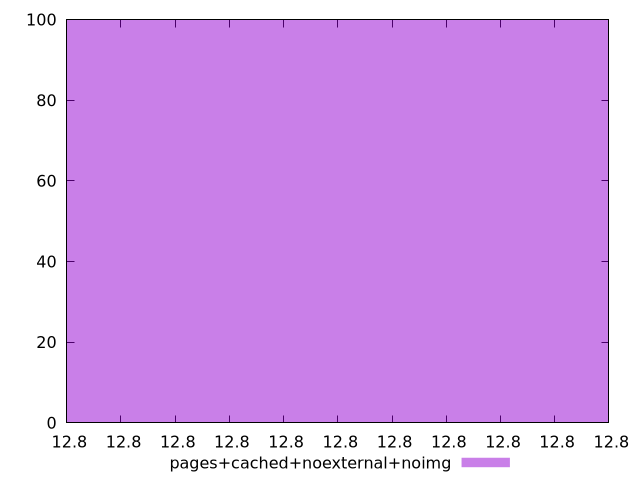

Recreate this plot in gnuplot.
$_pagesCachedNoexternalNoimg <<EOF
12.80000000000001 100
EOF
set key outside below
set terminal pngcairo
set output "report_00004_2020-11-02T20-21-41.718Z/estimated-input-latency/pages+cached+noexternal+noimg//raw_hist.png"
set yrange [0:100]
set boxwidth 1.7983939046234355e-14
set style fill transparent solid 0.5 noborder
plot $_pagesCachedNoexternalNoimg title "pages+cached+noexternal+noimg" with boxes ,
